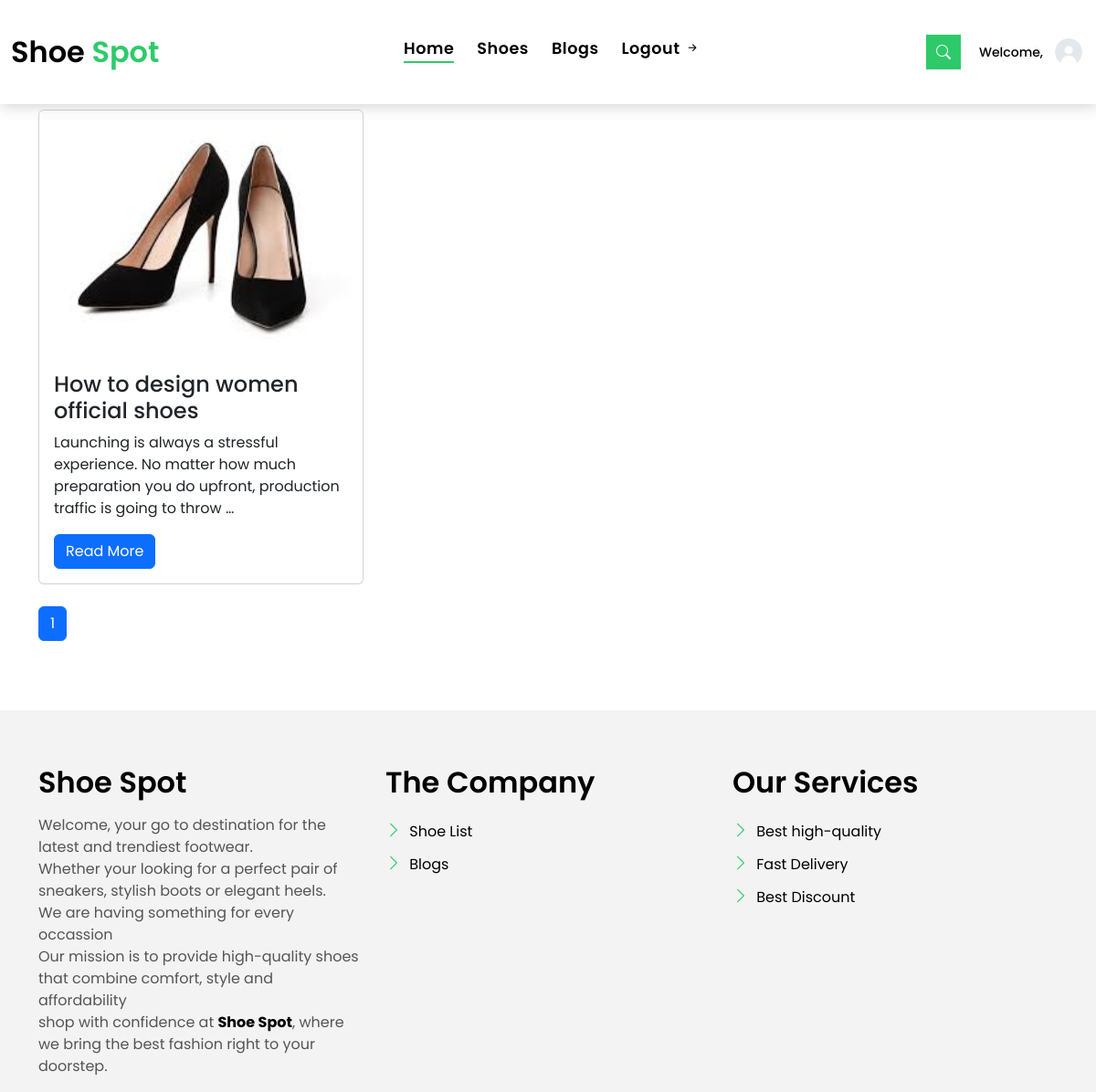
/blog/category/detailed/, run on an earlier commit of the app's database.
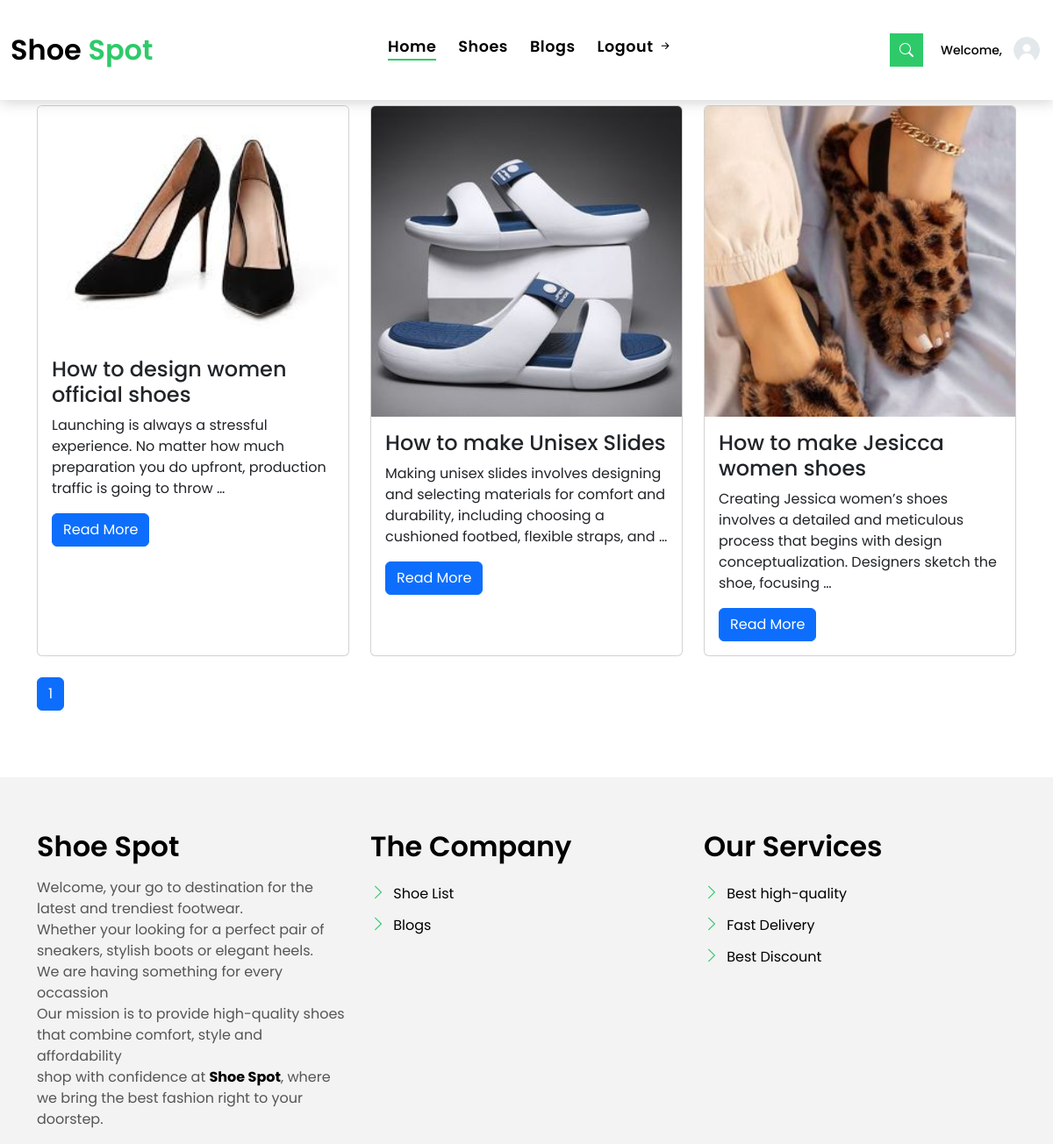
And on a later commit of the database.
### blog/models.py (models this page shows, shortened)
class BlogPost(AbstractBaseModel):
    title = models.CharField(max_length=200)
    slug = models.SlugField(max_length=50, editable=False, unique=True, blank=True)
    content = models.TextField()
    author = models.ForeignKey(User, on_delete=models.CASCADE)
    category = models.ForeignKey(BlogCategory, on_delete=models.SET_NULL, null=True, blank=True)
    tags = models.ManyToManyField(BlogTag, blank=True)
    featured_image = models.ImageField(upload_to='blog_images/', null=True, blank=True)

### blog/views.py (the view)
# urls.py: path('blog/category/<slug:slug>/', blog_category_view, name='blog-category'),
def blog_category_view(request, slug):
    category = get_object_or_404(BlogCategory, slug=slug)
    posts = BlogPost.objects.filter(category=category)
    paginator = Paginator(posts, 5)  # Show 5 posts per page
    page_number = request.GET.get("page")
    page_obj = paginator.get_page(page_number)
    return render(request, "blog/blog-category.html", {"category": category, "page_obj": page_obj})

### templates/blog/blog-category.html (shortened to what this page needs)
{% extends 'main.html' %}
{% block content %}
<div class="container">
    <h1 class="my-4">Category: {{ category.name }}</h1>
    <div class="row">
        {% for post in page_obj %}
        <div class="col-lg-4 col-md-6 mb-4">
            <div class="card h-100">
                {% if post.featured_image %}
                <img class="card-img-top" src="{{ post.featured_image.url }}" alt="{{ post.title }}">
                {% endif %}
                <div class="card-body">
                    <h4 class="card-title">{{ post.title }}</h4>
                    <p class="card-text">{{ post.content|truncatewords:20 }}</p>
                    <a href="{% url 'blog-detail' post.slug %}" class="btn btn-primary">Read More</a>
                </div>
            </div>
        </div>
        {% endfor %}
    </div>
    <div class="row">
        <div class="col-lg-12">
            <nav>
                <ul class="pagination">
                    {% for num in page_obj.paginator.page_range %}
                    <li class="page-item {% if page_obj.number == num %}active{% endif %}">
                        <a class="page-link" href="?page={{ num }}">{{ num }}</a>
                    </li>
                    {% endfor %}
                </ul>
            </nav>
        </div>
    </div>
</div>
{% endblock %}

What changed in the data, as far as the page shows it:
added BlogPost: featured_image (picture), title "How to make Unisex Slides", content "Making unisex slides involves designing and selecting materials for comfort and durability, including choosing a cushioned footbed, flexible straps, and …"
added BlogPost: featured_image (picture), title "How to make Jesicca women shoes", content "Creating Jessica women’s shoes involves a detailed and meticulous process that begins with design conceptualization. Designers sketch the shoe, focusing …"
